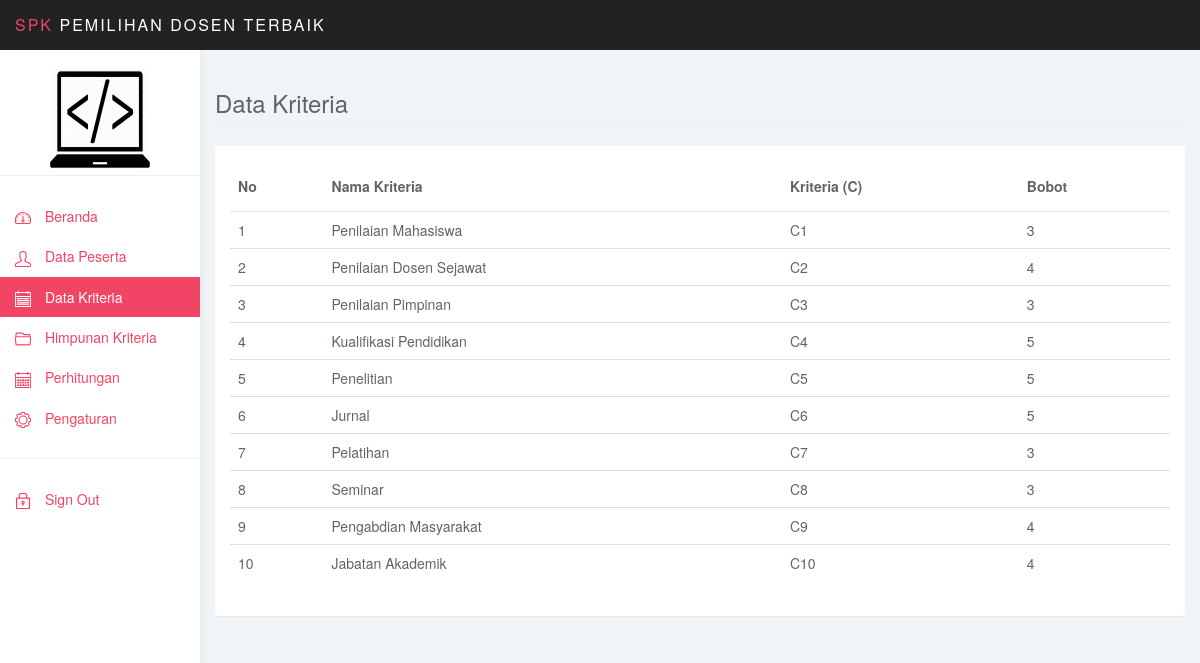
The app's page /admin/index.php?ap=kriteria (signed in) with its own data.
### tables this page shows
CREATE TABLE IF NOT EXISTS `tb_kriteria` (
`id_kriteria` int(11) NOT NULL,
  `nama_kriteria` varchar(30) NOT NULL,
  `bobot` int(11) NOT NULL
);

### admin/aplikasi/kriteria/index.php (the view, shortened to what this page needs)
<div class="row">
			<div class="col-lg-12">
				<h3 class="page-header">Data Kriteria</h3>
			</div>
		</div>
<div class="row">
			<div class="col-md-12">
				<div class="panel panel-default">
					<div class="panel-body">
					<form action="?ap=edit" method="POST">
						<table class="table">
						    <thead>
						    <tr>
						        <th>No</th>
								<th>Nama Kriteria</th>
								<th>Kriteria (C)</th>
								<th>Bobot</th>
						    </tr>
						    </thead>
						    <tbody>
						    <?php
						    $no=0;
							$c=0;
							$query = "select * from tb_kriteria";
							$hasil = mysql_query($query) or die("");
							while ($data = mysql_fetch_array($hasil)) {
								$no++;
								$c++;
							?>
							<tr>
								<td><?php echo "".$no; ?></td>
								<td><?php echo $data['nama_kriteria']; ?></td>
								<td><?php echo "C".$c; ?></td>
								<td><?php echo $data['bobot']; ?></td>
							<?php
							}
							?>
							</tr>
							</tbody>
						</table>
					</form>
					</div>
				</div>
			</div>
</div>

### admin/index.php (shortened to what this page needs)
<?php
if(!isset($_SESSION['admin'])){
	header("Location: login.php");
}else{
?>
<!DOCTYPE html>
<html>
<head>
<link href="css/bootstrap.css" rel="stylesheet">
<link href="css/datepicker3.css" rel="stylesheet">
<link href="css/styles.css" rel="stylesheet">
</head>
<body>
	<nav class="navbar navbar-inverse navbar-fixed-top" role="navigation">
		<div class="container-fluid">
			<div class="navbar-header">
				<a class="navbar-brand" href="#"><span>SPK</span> Pemilihan Dosen Terbaik </a>
			</div>
		</div>
	</nav>
	<div id="sidebar-collapse" class="col-sm-3 col-lg-2 sidebar">
		<form role="search">
				<center><img src="../assets/img/uui.png" width="100px" height="100px"></center>
		</form>
		<ul class="nav menu">
			<li <?php if (!isset($_GET['ap'])) echo "class='active'";?> ><a href="./"><svg class="glyph stroked dashboard-dial"><use xlink:href="#stroked-dashboard-dial"></use></svg> Beranda</a></li>
			<li <?php if (isset($_GET['ap']) && $_GET['ap']=="peserta") echo "class='active'";?>><a href="?ap=peserta"><svg class="glyph stroked calendar"><use xlink:href="#stroked-male-user"></use></svg> Data Peserta</a></li>
			<li <?php if (isset($_GET['ap']) && $_GET['ap']=="kriteria") echo "class='active'";?>><a href="?ap=kriteria"><svg class="glyph stroked line-graph"><use xlink:href="#stroked-notepad"></use></svg> Data Kriteria</a></li>
			<li <?php if (isset($_GET['ap']) && $_GET['ap']=="hmp_kriteria") echo "class='active'";?>><a href="?ap=hmp_kriteria"><svg class="glyph stroked table"><use xlink:href="#stroked-open-folder"></use></svg> Himpunan Kriteria</a></li>
			<li <?php if (isset($_GET['ap']) && $_GET['ap']=="hitung") echo "class='active'";?>><a href="?ap=hitung"><svg class="glyph stroked pencil"><use xlink:href="#stroked-calendar"></use></svg> Perhitungan</a></li>
			<li <?php if (isset($_GET['ap']) && $_GET['ap']=="pengaturan") echo "class='active'";?>><a href="?ap=pengaturan"><svg class="glyph stroked gear"><use xlink:href="#stroked-gear"></use></svg> Pengaturan</a></li>
			<li role="presentation" class="divider"></li>
			<li><a href="logout.php"><svg class="glyph stroked male-user"><use xlink:href="#stroked-lock"></use></svg> Sign Out</a></li>
		</ul>
	</div>
	<div class="col-sm-9 col-sm-offset-3 col-lg-10 col-lg-offset-2 main">
		<?php
			include "controller.php";
		?>
	</div>
</body>
</html>
<?php
}
?>

### admin/controller.php (shortened to what this page needs)
<?php
	if(isset($_GET['ap'])){
		$ap = $_GET['ap'];
		if ($ap=="kriteria"){
			include "aplikasi/kriteria/index.php";
		}
	}else{
		include "home.php";
	}
?>

### admin/css/styles.css (style rules this page uses)
body { background: #f1f4f7; padding-top: 50px; color: #5f6468; }
a, a:hover, a:focus { color: #F24464; }
h1, h2, h3, h4, h5, h6 { color: #5f6468; }
h3, h4 { font-weight: 300; }
.navbar-header .navbar-brand { color: #fff; font-size: 16px; text-transform: uppercase; font-weight: 500; letter-spacing: 2px; }
.navbar-header .navbar-brand span { color: #F24464; }
.panel { border: 0; }
.navbar { border: 0; }
.sidebar { display: block; background-color: #fff; padding: 0; display: none; }
.sidebar form { padding: 20px 15px 5px 15px; border-bottom: 1px solid #eee; margin-bottom: 20px; }
@media (min-width: 768px) { .sidebar { display: block; position: fixed; top: 50px; bottom: 0; left: 0; z-index: 1000; display: block; margin: 0; padding: 0; overflow-x: hidden; overflow-y: auto; background-color: #fff; box-shadow: 1px 0px 10px rgba(0, 0, 0, .05); } }
@media (min-width: 768px) { .navbar-header { width: 100%; } }
.sidebar ul.nav .active a, .sidebar ul.nav li.parent a.active, .sidebar ul.nav .active > a:hover, .sidebar ul.nav li.parent a.active:hover, .sidebar ul.nav .active > a:focus, .sidebar ul.nav li.parent a.active:focus { color: #fff; background-color: #F24464; }
.sidebar ul.nav li.divider { border-bottom: 1px solid #eee; margin: 20px 0; }
.table { background: #fff; }
.table>thead>tr>th { border-bottom: 1px solid #e6e7e8; vertical-align: middle; height: 50px; }
.sidebar .glyph, .user-menu .glyph { height: 16px; width: 16px; margin: 0 10px 0 0; stroke-width: 3px; }
.glyph.table { background: none; border: none; }

### records on screen
tb_kriteria: nama_kriteria "Penilaian Mahasiswa", bobot "3"
tb_kriteria: nama_kriteria "Penilaian Dosen Sejawat", bobot "4"
tb_kriteria: nama_kriteria "Penilaian Pimpinan", bobot "3"
tb_kriteria: nama_kriteria "Kualifikasi Pendidikan", bobot "5"
tb_kriteria: nama_kriteria "Penelitian", bobot "5"
tb_kriteria: nama_kriteria "Jurnal", bobot "5"
tb_kriteria: nama_kriteria "Pelatihan", bobot "3"
tb_kriteria: nama_kriteria "Seminar", bobot "3"
tb_kriteria: nama_kriteria "Pengabdian Masyarakat", bobot "4"
tb_kriteria: nama_kriteria "Jabatan Akademik", bobot "4"
